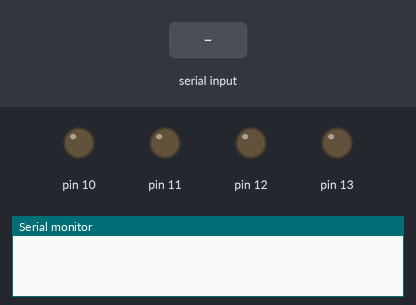
Recording of a sketch running on a simulated Arduino Uno, built with avr-gcc and run on an emulated ATmega328P. Shown: output pins drawn as LEDs (lit = HIGH), the last lines printed to the serial monitor. The inputs (shaded band) are chosen by the test bench.

Above: at 1.2 s.
1.3 s: "W\n" received over Serial
At 2.5 s:
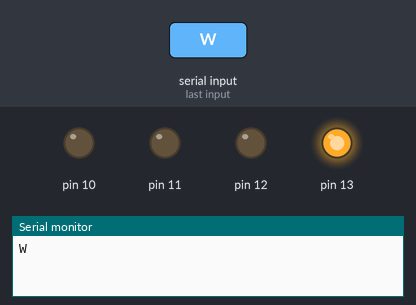
2.8 s: byte 82 ('R') received over Serial
At 3.7 s:
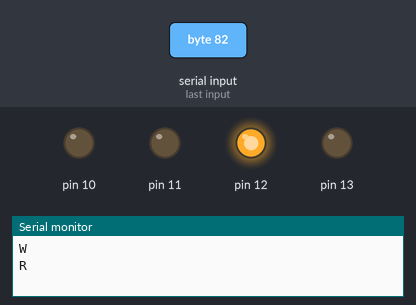
4.3 s: byte 89 ('Y') received over Serial
At 4.8 s:
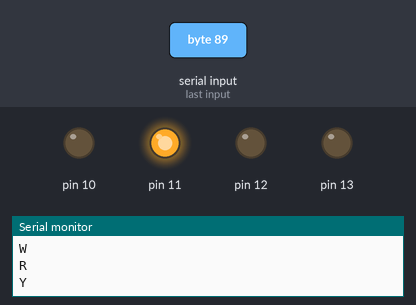
5.8 s: byte 71 ('G') received over Serial
At 7.2 s:
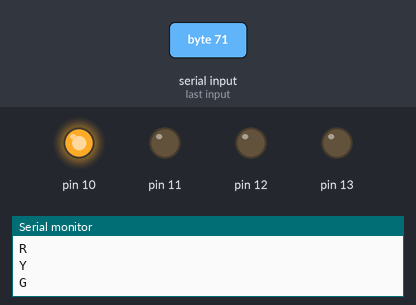
8.8 s: "R\n" received over Serial
At 9.4 s:
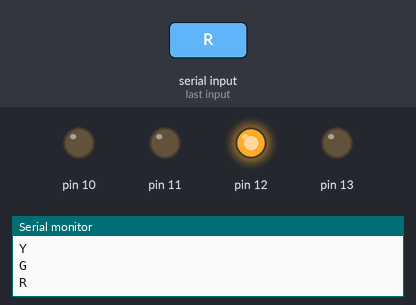
Timing chart, 0 to 11.3 s (numbered marks = the images above; inputs shaded):
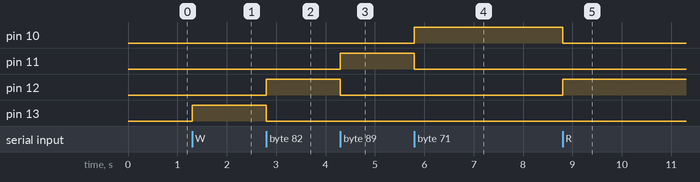

The sketch:

BlueTooth.ino
```cpp
char Incoming_value = "";

void setup()
{
  Serial.begin(9600);
  pinMode(13, OUTPUT);
  pinMode(12, OUTPUT);
  pinMode(11, OUTPUT);
  pinMode(10, OUTPUT);
}

void loop()
{
  if(Serial.available() > 0)
  {
    Incoming_value = Serial.read();
    Serial.print(Incoming_value);
    Serial.print("\n");
    if(Incoming_value == 'W'){
      digitalWrite(13, HIGH);
      digitalWrite(12, LOW);
      digitalWrite(11, LOW);
      digitalWrite(10, LOW);
    }
    else if(Incoming_value == 'R'){
      digitalWrite(13, LOW);
      digitalWrite(12, HIGH);
      digitalWrite(11, LOW);
      digitalWrite(10, LOW);
    }
    else if(Incoming_value == 'Y'){
      digitalWrite(13, LOW);
      digitalWrite(12, LOW);
      digitalWrite(11, HIGH);
      digitalWrite(10, LOW);
    }
    else if(Incoming_value == 'G'){
      digitalWrite(13, LOW);
      digitalWrite(12, LOW);
      digitalWrite(11, LOW);
      digitalWrite(10, HIGH);
    }

  }
} 
```

Measured:
- after the input at 1.3 s, pin 13: LOW → HIGH at once
- after the input at 2.8 s, pin 12: LOW → HIGH at once; pin 13: HIGH → LOW at once
- after the input at 4.3 s, pin 11: LOW → HIGH at once; pin 12: HIGH → LOW at once
- after the input at 5.8 s, pin 10: LOW → HIGH at once; pin 11: HIGH → LOW at once
- after the input at 8.8 s, pin 10: HIGH → LOW at once; pin 12: LOW → HIGH at once
